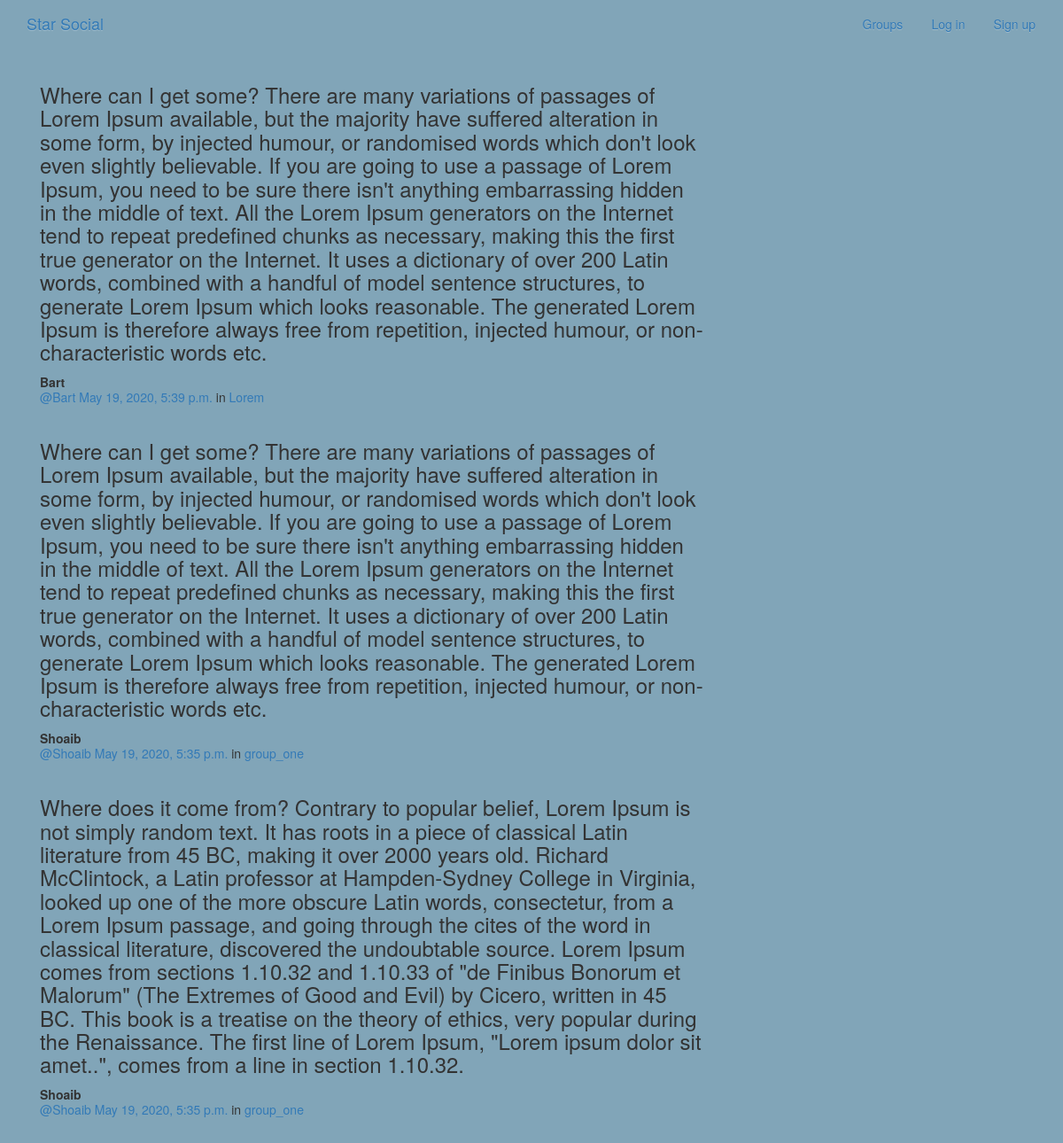
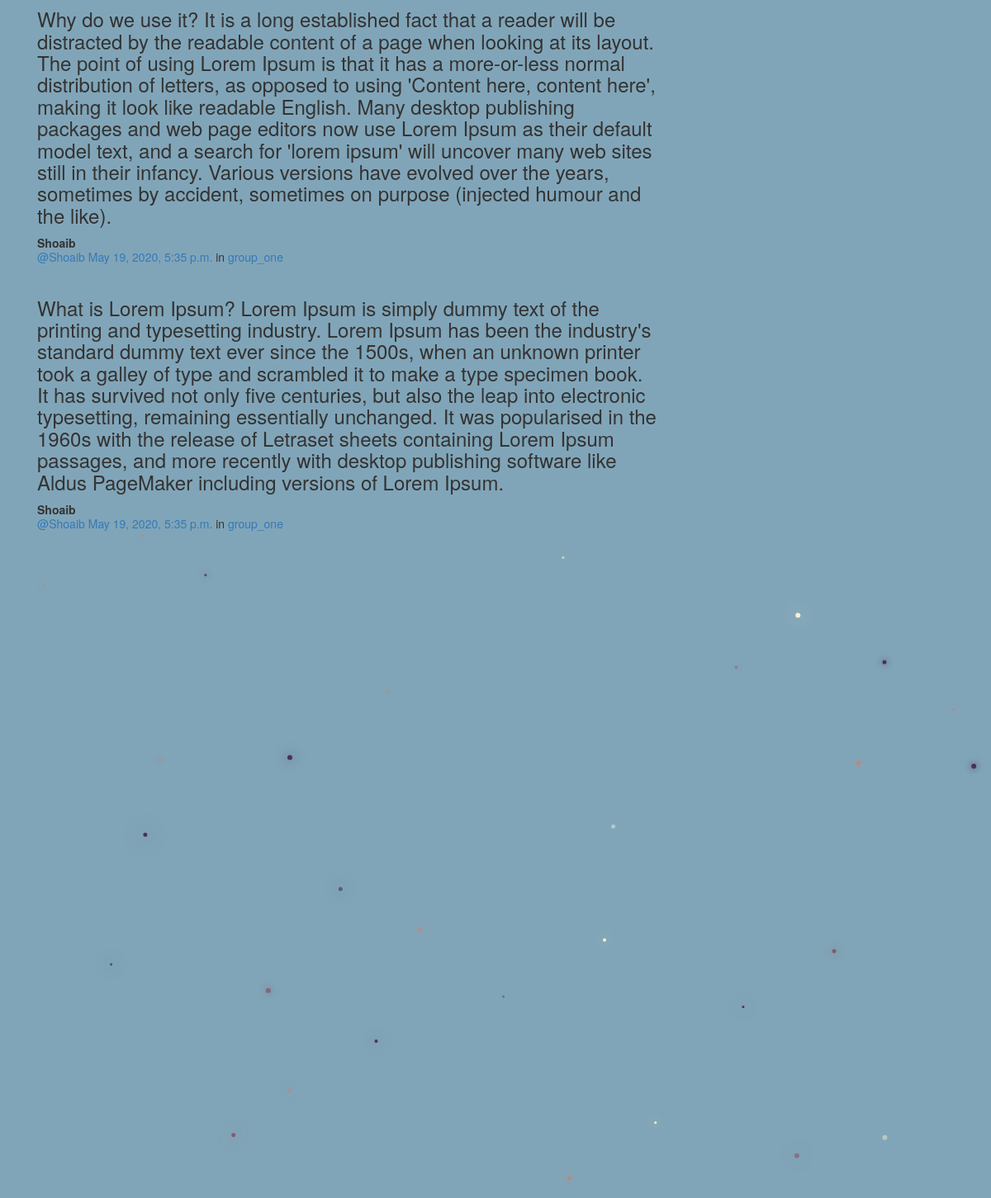
/posts/, run on the app's committed database (2 pictures, top to bottom).
### posts/models.py (models this page shows, shortened)
class Post(models.Model):
    user = models.ForeignKey(User, related_name="posts",on_delete=models.DO_NOTHING)
    created_at = models.DateTimeField(auto_now=True)
    message = models.TextField()
    message_html = models.TextField(editable=False)
    group = models.ForeignKey(Group, related_name="posts",null=True, blank=True,on_delete=models.DO_NOTHING)
    class Meta:
        ordering = ["-created_at"]
        unique_together = ["user", "message"]

### groups/models.py (models this page shows, shortened)
class Group(models.Model):
    name = models.CharField(max_length=255, unique=True)
    slug = models.SlugField(allow_unicode=True, unique=True)
    description = models.TextField(blank=True, default='')
    description_html = models.TextField(editable=False, default='', blank=True)
    members = models.ManyToManyField(User,through="GroupMember")
    class Meta:
        ordering = ["name"]

### posts/views.py (the view)
class PostList(SelectRelatedMixin, generic.ListView):
    model = models.Post
    select_related = ("user", "group")

### posts/templates/posts/post_list.html (shortened to what this page needs)
{% extends "posts/post_base.html" %}
{% load humanize %}
{% block post_content %}
<div class="col-md-8">
	{% for post in post_list %}
  {% include "posts/_post.html" %}
	{% endfor %}
</div>
{% endblock %}

### posts/templates/posts/_post.html (shortened to what this page needs)
<div class="post media">
	<h3>{{ post.message_html|safe }}</h3>
	<div class="media-body">
		<strong>{{ post.user.username }}</strong>
		<h5 class="media-heading">
			<span class="username"><a href="{% url 'posts:for_user' username=post.user.username %}">@{{ post.user.username }}</a></span>
			<time class="time"><a href="{% url 'posts:single' username=post.user.username pk=post.pk %}">{{ post.created_at }}</a></time>
			{% if post.group %}
			<span class="group-name">in <a href="#">{{ post.group.name }}</a></span>
			{% endif %}
		</h5>
	</div>
</div>

### static/simplesocial/css/master.css (style rules this page uses)
body { height: 100%; width: 100%; overflow: hidden; background: #81a5b8; margin: 0; }

### data on the page
Post: message_html "Where can I get some? There are many variations of passages of Lorem Ipsum available, but the majority have suffered alteration in some form, by injected humour, or randomised words which don't look even slightly believable. If you are going to use a passage of Lorem Ipsum, you need to be sure there isn't anything embarrassing hidden in the middle of text. All the Lorem Ipsum generators on the Internet tend to repeat predefined chunks as necessary, making this the first true generator on the Internet. It uses a dictionary of over 200 Latin words, combined with a handful of model sentence structures, to generate Lorem Ipsum which looks reasonable. The generated Lorem Ipsum is therefore…", user.username "Bart", created_at "May 19, 2020, 5:39 p.m.", group.name "Lorem"
Post: message_html "Where can I get some? There are many variations of passages of Lorem Ipsum available, but the majority have suffered alteration in some form, by injected humour, or randomised words which don't look even slightly believable. If you are going to use a passage of Lorem Ipsum, you need to be sure there isn't anything embarrassing hidden in the middle of text. All the Lorem Ipsum generators on the Internet tend to repeat predefined chunks as necessary, making this the first true generator on the Internet. It uses a dictionary of over 200 Latin words, combined with a handful of model sentence structures, to generate Lorem Ipsum which looks reasonable. The generated Lorem Ipsum is therefore…", user.username "Shoaib", created_at "May 19, 2020, 5:35 p.m.", group.name "group_one"
Post: message_html "Where does it come from? Contrary to popular belief, Lorem Ipsum is not simply random text. It has roots in a piece of classical Latin literature from 45 BC, making it over 2000 years old. Richard McClintock, a Latin professor at Hampden-Sydney College in Virginia, looked up one of the more obscure Latin words, consectetur, from a Lorem Ipsum passage, and going through the cites of the word in classical literature, discovered the undoubtable source. Lorem Ipsum comes from sections 1.10.32 and 1.10.33 of \"de Finibus Bonorum et Malorum\" (The Extremes of Good and Evil) by Cicero, written in 45 BC. This book is a treatise on the theory of ethics, very popular during the Renaissance. The first…", user.username "Shoaib", created_at "May 19, 2020, 5:35 p.m.", group.name "group_one"
Post: message_html "Why do we use it? It is a long established fact that a reader will be distracted by the readable content of a page when looking at its layout. The point of using Lorem Ipsum is that it has a more-or-less normal distribution of letters, as opposed to using 'Content here, content here', making it look like readable English. Many desktop publishing packages and web page editors now use Lorem Ipsum as their default model text, and a search for 'lorem ipsum' will uncover many web sites still in their infancy. Various versions have evolved over the years, sometimes by accident, sometimes on purpose (injected humour and the like).", user.username "Shoaib", created_at "May 19, 2020, 5:35 p.m.", group.name "group_one"
Post: message_html "What is Lorem Ipsum? Lorem Ipsum is simply dummy text of the printing and typesetting industry. Lorem Ipsum has been the industry's standard dummy text ever since the 1500s, when an unknown printer took a galley of type and scrambled it to make a type specimen book. It has survived not only five centuries, but also the leap into electronic typesetting, remaining essentially unchanged. It was popularised in the 1960s with the release of Letraset sheets containing Lorem Ipsum passages, and more recently with desktop publishing software like Aldus PageMaker including versions of Lorem Ipsum.", user.username "Shoaib", created_at "May 19, 2020, 5:35 p.m.", group.name "group_one"
